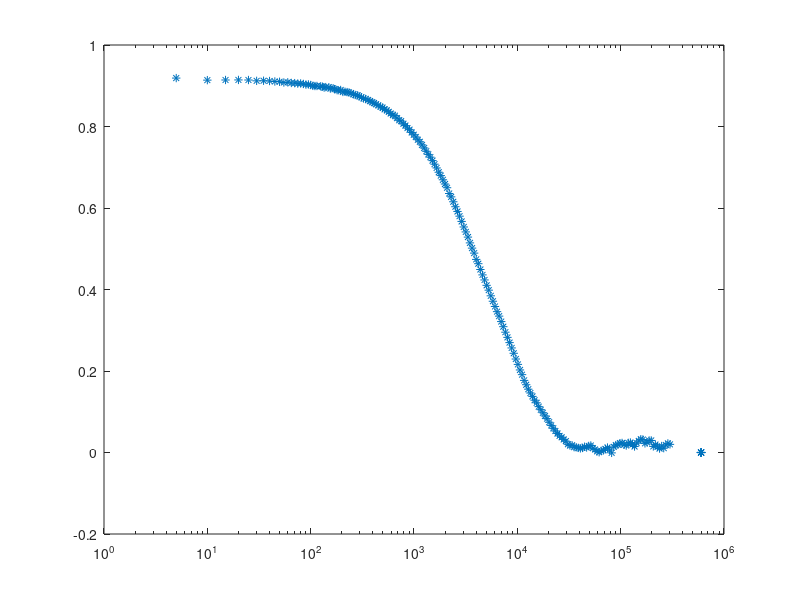

Recreate this plot in MATLAB.
%read dat files generated by the brookhaven correlator
% The first 37 entries are parameters
% from the experiment.
% Entry 7 is the number of data channels
% entry 21 is the number of extended baseline
% channels. The sum of these should
% add to the number of rows of data

% the program gives you two 1_d arrays: time (in microseconds)and cor
% which you can then use in the fitting program
% that you write.

clear all; clf

h=fopen('153um_DI.dat');     %put your file name in here


f=fscanf(h,'%f');

fclose(h);
dat_length=f(7)+f(21);

dat=f(38:38+2*dat_length-1);

time=dat(1:2:2*dat_length-1);
cor=dat(2:2:2*dat_length);

baseline=mean(cor(dat_length-7:dat_length));
cor=cor/baseline-1;
semilogx((time),cor,'*')
Data = [cor time];

csvwrite('153um_DI.txt',Data)

